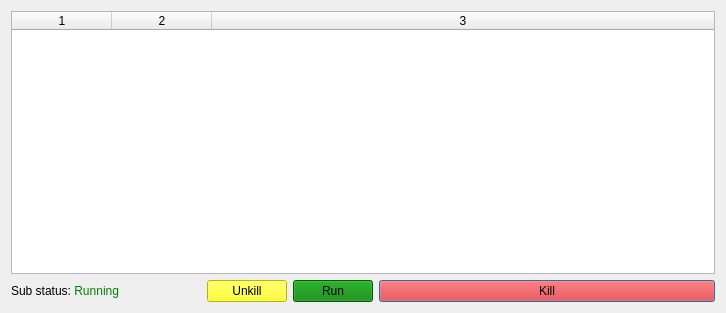
<?xml version="1.0" encoding="UTF-8"?>
<ui version="4.0">
 <class>killPlugin</class>
 <widget class="QWidget" name="killPlugin">
  <property name="geometry">
   <rect>
    <x>0</x>
    <y>0</y>
    <width>726</width>
    <height>313</height>
   </rect>
  </property>
  <property name="windowTitle">
   <string>Kill</string>
  </property>
  <layout class="QVBoxLayout" name="verticalLayout">
   <item>
    <widget class="QTableWidget" name="killTable">
     <property name="editTriggers">
      <set>QAbstractItemView::NoEditTriggers</set>
     </property>
     <property name="showDropIndicator" stdset="0">
      <bool>false</bool>
     </property>
     <property name="columnCount">
      <number>3</number>
     </property>
     <attribute name="horizontalHeaderHighlightSections">
      <bool>false</bool>
     </attribute>
     <attribute name="horizontalHeaderStretchLastSection">
      <bool>true</bool>
     </attribute>
     <attribute name="verticalHeaderVisible">
      <bool>false</bool>
     </attribute>
     <column/>
     <column/>
     <column/>
    </widget>
   </item>
   <item>
    <layout class="QHBoxLayout" name="horizontalLayout" stretch="0,0,0,0,1">
     <item>
      <widget class="QLabel" name="killStatusLabel">
       <property name="sizePolicy">
        <sizepolicy hsizetype="Fixed" vsizetype="Preferred">
         <horstretch>0</horstretch>
         <verstretch>0</verstretch>
        </sizepolicy>
       </property>
       <property name="minimumSize">
        <size>
         <width>150</width>
         <height>0</height>
        </size>
       </property>
       <property name="text">
        <string>Sub status: &lt;span style=&quot; color:green;&quot;&gt;Running&lt;/span&gt;</string>
       </property>
      </widget>
     </item>
     <item>
      <spacer name="horizontalSpacer">
       <property name="orientation">
        <enum>Qt::Horizontal</enum>
       </property>
       <property name="sizeHint" stdset="0">
        <size>
         <width>40</width>
         <height>20</height>
        </size>
       </property>
      </spacer>
     </item>
     <item>
      <widget class="QPushButton" name="unkillButton">
       <property name="styleSheet">
        <string notr="true">background-color: yellow</string>
       </property>
       <property name="text">
        <string>Unkill</string>
       </property>
      </widget>
     </item>
     <item>
      <widget class="QPushButton" name="runButton">
       <property name="styleSheet">
        <string notr="true">background-color: green</string>
       </property>
       <property name="text">
        <string>Run</string>
       </property>
      </widget>
     </item>
     <item>
      <widget class="QPushButton" name="killButton">
       <property name="styleSheet">
        <string notr="true">background-color: red</string>
       </property>
       <property name="text">
        <string>Kill</string>
       </property>
       <property name="autoDefault">
        <bool>true</bool>
       </property>
       <property name="default">
        <bool>true</bool>
       </property>
      </widget>
     </item>
    </layout>
   </item>
  </layout>
 </widget>
 <resources/>
 <connections/>
</ui>
